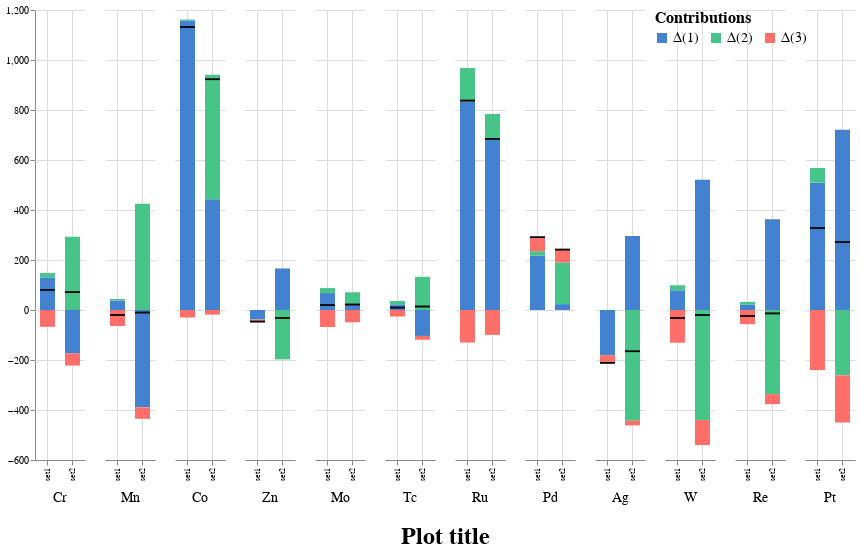

Notebook code cell kept with this figure:
### Code cell
order_mol=['Cr', 'Mn', 'Co', 'Zn', 'Mo', 'Tc', 'Ru', 'Pd', 'Ag', 'W', 'Re', 'Pt']
order_where=['set1','set2']


bars=alt.Chart(df_plot_all).mark_bar(size=15).encode(     

    # which field to group columns on
    x=alt.X('name:O',
            axis=alt.Axis(grid=True,labelFontSize=8),
            sort=order_where,
            title=None),

    # which field to use as Y values and how to calculate
    y=alt.Y('value_x:Q',
            axis=alt.Axis(grid=True,title=None)),

    # which field to color by & legend
    color=alt.Color('variable_x',
                    scale=alt.Scale(range=['#4381d1', '#47c488', '#ff6f69']),
                    legend=alt.Legend(title="Contributions",
                                      orient="right",
                                      direction="horizontal",
                                      offset=-200,
                                      titleFontSize=16,
                                      labelFontSize=14)),
                   
    # how to order the data on bars
    order=alt.Order('variable_x:Q', sort='ascending'))


# use separate marks for the 'total effect'
rules = alt.Chart(df_plot_all).mark_tick(color='black', 
                                         thickness=1.5,
                                         size=15
                                        ).encode(x=alt.X('name:O',axis=alt.Axis(grid=True,title=None)),
                                                 y=alt.Y('value_y:Q',axis=alt.Axis(grid=True,title=None)))


# combine all together
alt.layer(bars,rules).properties(height=450,width=50).facet(
   column=alt.Column('mol',
                     sort=order_mol,
                     header=alt.Header(title='Plot title',
                                       orient='bottom',
                                       titleFontSize=24,
                                       labelFontSize=14,
                                       labelBaseline='line-top',
                                       labelAlign='center',
                                       labelAnchor='middle'))).resolve_scale(x='independent').configure_view(strokeOpacity=0)

### Figure 1 — Vega-Lite specification as saved in the notebook (floating-point values rounded to 4 significant figures)
{"config": {"view": {"continuousWidth": 400, "continuousHeight": 300, "strokeOpacity": 0}}, "data": {"name": "data-146825b39538986d6890b01e8453e687"}, "facet": {"column": {"type": "nominal", "field": "mol", "header": {"labelAlign": "center", "labelAnchor": "middle", "labelBaseline": "line-top", "labelFontSize": 14, "orient": "bottom", "title": "Plot title", "titleFontSize": 24}, "sort": ["Cr", "Mn", "Co", "Zn", "Mo", "Tc", "Ru", "Pd", "Ag", "W", "Re", "Pt"]}}, "spec": {"layer": [{"mark": {"type": "bar", "size": 15}, "encoding": {"color": {"type": "nominal", "field": "variable_x", "legend": {"direction": "horizontal", "labelFontSize": 14, "offset": -200, "orient": "right", "title": "Contributions", "titleFontSize": 16}, "scale": {"range": ["#4381d1", "#47c488", "#ff6f69"]}}, "order": {"type": "quantitative", "field": "variable_x", "sort": "ascending"}, "x": {"type": "ordinal", "axis": {"grid": true, "labelFontSize": 8}, "field": "name", "sort": ["set1", "set2"], "title": null}, "y": {"type": "quantitative", "axis": {"grid": true, "title": null}, "field": "value_x"}}}, {"mark": {"type": "tick", "color": "black", "size": 15, "thickness": 1.5}, "encoding": {"x": {"type": "ordinal", "axis": {"grid": true, "title": null}, "field": "name"}, "y": {"type": "quantitative", "axis": {"grid": true, "title": null}, "field": "value_y"}}}], "height": 450, "width": 50}, "resolve": {"scale": {"x": "independent"}}, "$schema": "https://vega.github.io/schema/vega-lite/v4.8.1.json", "datasets": {"data-146825b39538986d6890b01e8453e687": [{"mol": "Cr", "name": "set1", "variable_x": "Δ(1)", "value_x": 130.4, "variable_y": "total_effect", "value_y": 80.61}, {"mol": "Cr", "name": "set1", "variable_x": "Δ(2)", "value_x": 17.42, "variable_y": "total_effect", "value_y": 80.61}, {"mol": "Cr", "name": "set1", "variable_x": "Δ(3)", "value_x": -67.23, "variable_y": "total_effect", "value_y": 80.61}, {"mol": "Mn", "name": "set1", "variable_x": "Δ(1)", "value_x": 38.04, "variable_y": "total_effect", "value_y": -19.97}, {"mol": "Mn", "name": "set1", "variable_x": "Δ(2)", "value_x": 5.971, "variable_y": "total_effect", "value_y": -19.97}, {"mol": "Mn", "name": "set1", "variable_x": "Δ(3)", "value_x": -63.98, "variable_y": "total_effect", "value_y": -19.97}, {"mol": "Co", "name": "set1", "variable_x": "Δ(1)", "value_x": 1158.0, "variable_y": "total_effect", "value_y": 1132.0}, {"mol": "Co", "name": "set1", "variable_x": "Δ(2)", "value_x": 4.018, "variable_y": "total_effect", "value_y": 1132.0}, {"mol": "Co", "name": "set1", "variable_x": "Δ(3)", "value_x": -30.22, "variable_y": "total_effect", "value_y": 1132.0}, {"mol": "Zn", "name": "set1", "variable_x": "Δ(1)", "value_x": -37.69, "variable_y": "total_effect", "value_y": -46.31}, {"mol": "Zn", "name": "set1", "variable_x": "Δ(2)", "value_x": -0.8621, "variable_y": "total_effect", "value_y": -46.31}, {"mol": "Zn", "name": "set1", "variable_x": "Δ(3)", "value_x": -7.755, "variable_y": "total_effect", "value_y": -46.31}, {"mol": "Mo", "name": "set1", "variable_x": "Δ(1)", "value_x": 67.73, "variable_y": "total_effect", "value_y": 19.62}, {"mol": "Mo", "name": "set1", "variable_x": "Δ(2)", "value_x": 19.93, "variable_y": "total_effect", "value_y": 19.62}, {"mol": "Mo", "name": "set1", "variable_x": "Δ(3)", "value_x": -68.04, "variable_y": "total_effect", "value_y": 19.62}, {"mol": "Tc", "name": "set1", "variable_x": "Δ(1)", "value_x": 22.7, "variable_y": "total_effect", "value_y": 9.811}, {"mol": "Tc", "name": "set1", "variable_x": "Δ(2)", "value_x": 13.17, "variable_y": "total_effect", "value_y": 9.811}, {"mol": "Tc", "name": "set1", "variable_x": "Δ(3)", "value_x": -26.06, "variable_y": "total_effect", "value_y": 9.811}, {"mol": "Ru", "name": "set1", "variable_x": "Δ(1)", "value_x": 832.6, "variable_y": "total_effect", "value_y": 837.7}, {"mol": "Ru", "name": "set1", "variable_x": "Δ(2)", "value_x": 135.3, "variable_y": "total_effect", "value_y": 837.7}, {"mol": "Ru", "name": "set1", "variable_x": "Δ(3)", "value_x": -130.1, "variable_y": "total_effect", "value_y": 837.7}, {"mol": "Pd", "name": "set1", "variable_x": "Δ(1)", "value_x": 218.0, "variable_y": "total_effect", "value_y": 291.1}, {"mol": "Pd", "name": "set1", "variable_x": "Δ(2)", "value_x": 17.15, "variable_y": "total_effect", "value_y": 291.1}, {"mol": "Pd", "name": "set1", "variable_x": "Δ(3)", "value_x": 55.9, "variable_y": "total_effect", "value_y": 291.1}, {"mol": "Ag", "name": "set1", "variable_x": "Δ(1)", "value_x": -181.0, "variable_y": "total_effect", "value_y": -211.4}, {"mol": "Ag", "name": "set1", "variable_x": "Δ(2)", "value_x": 0.3578, "variable_y": "total_effect", "value_y": -211.4}, {"mol": "Ag", "name": "set1", "variable_x": "Δ(3)", "value_x": -30.76, "variable_y": "total_effect", "value_y": -211.4}, {"mol": "W", "name": "set1", "variable_x": "Δ(1)", "value_x": 78.73, "variable_y": "total_effect", "value_y": -31.93}, {"mol": "W", "name": "set1", "variable_x": "Δ(2)", "value_x": 20.26, "variable_y": "total_effect", "value_y": -31.93}, {"mol": "W", "name": "set1", "variable_x": "Δ(3)", "value_x": -130.9, "variable_y": "total_effect", "value_y": -31.93}, {"mol": "Re", "name": "set1", "variable_x": "Δ(1)", "value_x": 21.24, "variable_y": "total_effect", "value_y": -24.34}, {"mol": "Re", "name": "set1", "variable_x": "Δ(2)", "value_x": 11.05, "variable_y": "total_effect", "value_y": -24.34}, {"mol": "Re", "name": "set1", "variable_x": "Δ(3)", "value_x": -56.62, "variable_y": "total_effect", "value_y": -24.34}, {"mol": "Pt", "name": "set1", "variable_x": "Δ(1)", "value_x": 509.5, "variable_y": "total_effect", "value_y": 327.5}, {"mol": "Pt", "name": "set1", "variable_x": "Δ(2)", "value_x": 58.46, "variable_y": "total_effect", "value_y": 327.5}, {"mol": "Pt", "name": "set1", "variable_x": "Δ(3)", "value_x": -240.5, "variable_y": "total_effect", "value_y": 327.5}, {"mol": "Cr", "name": "set2", "variable_x": "Δ(1)", "value_x": -173.7, "variable_y": "total_effect", "value_y": 71.3}, {"mol": "Cr", "name": "set2", "variable_x": "Δ(2)", "value_x": 293.5, "variable_y": "total_effect", "value_y": 71.3}, {"mol": "Cr", "name": "set2", "variable_x": "Δ(3)", "value_x": -48.46, "variable_y": "total_effect", "value_y": 71.3}, {"mol": "Mn", "name": "set2", "variable_x": "Δ(1)", "value_x": -389.4, "variable_y": "total_effect", "value_y": -10.18}, {"mol": "Mn", "name": "set2", "variable_x": "Δ(2)", "value_x": 425.0, "variable_y": "total_effect", "value_y": -10.18}, {"mol": "Mn", "name": "set2", "variable_x": "Δ(3)", "value_x": -45.83, "variable_y": "total_effect", "value_y": -10.18}, {"mol": "Co", "name": "set2", "variable_x": "Δ(1)", "value_x": 443.3, "variable_y": "total_effect", "value_y": 922.8}, {"mol": "Co", "name": "set2", "variable_x": "Δ(2)", "value_x": 498.0, "variable_y": "total_effect", "value_y": 922.8}, {"mol": "Co", "name": "set2", "variable_x": "Δ(3)", "value_x": -18.48, "variable_y": "total_effect", "value_y": 922.8}, {"mol": "Zn", "name": "set2", "variable_x": "Δ(1)", "value_x": 166.2, "variable_y": "total_effect", "value_y": -31.51}, {"mol": "Zn", "name": "set2", "variable_x": "Δ(2)", "value_x": -197.5, "variable_y": "total_effect", "value_y": -31.51}, {"mol": "Zn", "name": "set2", "variable_x": "Δ(3)", "value_x": -0.2811, "variable_y": "total_effect", "value_y": -31.51}, {"mol": "Mo", "name": "set2", "variable_x": "Δ(1)", "value_x": 23.31, "variable_y": "total_effect", "value_y": 21.9}, {"mol": "Mo", "name": "set2", "variable_x": "Δ(2)", "value_x": 47.7, "variable_y": "total_effect", "value_y": 21.9}, {"mol": "Mo", "name": "set2", "variable_x": "Δ(3)", "value_x": -49.11, "variable_y": "total_effect", "value_y": 21.9}, {"mol": "Tc", "name": "set2", "variable_x": "Δ(1)", "value_x": -103.8, "variable_y": "total_effect", "value_y": 13.95}, {"mol": "Tc", "name": "set2", "variable_x": "Δ(2)", "value_x": 132.8, "variable_y": "total_effect", "value_y": 13.95}, {"mol": "Tc", "name": "set2", "variable_x": "Δ(3)", "value_x": -15.11, "variable_y": "total_effect", "value_y": 13.95}, {"mol": "Ru", "name": "set2", "variable_x": "Δ(1)", "value_x": 683.3, "variable_y": "total_effect", "value_y": 684.5}, {"mol": "Ru", "name": "set2", "variable_x": "Δ(2)", "value_x": 100.6, "variable_y": "total_effect", "value_y": 684.5}, {"mol": "Ru", "name": "set2", "variable_x": "Δ(3)", "value_x": -99.42, "variable_y": "total_effect", "value_y": 684.5}, {"mol": "Pd", "name": "set2", "variable_x": "Δ(1)", "value_x": 23.56, "variable_y": "total_effect", "value_y": 241.8}, {"mol": "Pd", "name": "set2", "variable_x": "Δ(2)", "value_x": 166.9, "variable_y": "total_effect", "value_y": 241.8}, {"mol": "Pd", "name": "set2", "variable_x": "Δ(3)", "value_x": 51.28, "variable_y": "total_effect", "value_y": 241.8}, {"mol": "Ag", "name": "set2", "variable_x": "Δ(1)", "value_x": 296.2, "variable_y": "total_effect", "value_y": -165.2}, {"mol": "Ag", "name": "set2", "variable_x": "Δ(2)", "value_x": -442.5, "variable_y": "total_effect", "value_y": -165.2}, {"mol": "Ag", "name": "set2", "variable_x": "Δ(3)", "value_x": -18.92, "variable_y": "total_effect", "value_y": -165.2}, {"mol": "W", "name": "set2", "variable_x": "Δ(1)", "value_x": 520.5, "variable_y": "total_effect", "value_y": -19.86}, {"mol": "W", "name": "set2", "variable_x": "Δ(2)", "value_x": -440.4, "variable_y": "total_effect", "value_y": -19.86}, {"mol": "W", "name": "set2", "variable_x": "Δ(3)", "value_x": -100.0, "variable_y": "total_effect", "value_y": -19.86}, {"mol": "Re", "name": "set2", "variable_x": "Δ(1)", "value_x": 362.8, "variable_y": "total_effect", "value_y": -13.71}, {"mol": "Re", "name": "set2", "variable_x": "Δ(2)", "value_x": -336.6, "variable_y": "total_effect", "value_y": -13.71}, {"mol": "Re", "name": "set2", "variable_x": "Δ(3)", "value_x": -39.86, "variable_y": "total_effect", "value_y": -13.71}, {"mol": "Pt", "name": "set2", "variable_x": "Δ(1)", "value_x": 721.4, "variable_y": "total_effect", "value_y": 271.3}, {"mol": "Pt", "name": "set2", "variable_x": "Δ(2)", "value_x": -261.3, "variable_y": "total_effect", "value_y": 271.3}, {"mol": "Pt", "name": "set2", "variable_x": "Δ(3)", "value_x": -188.8, "variable_y": "total_effect", "value_y": 271.3}]}}
